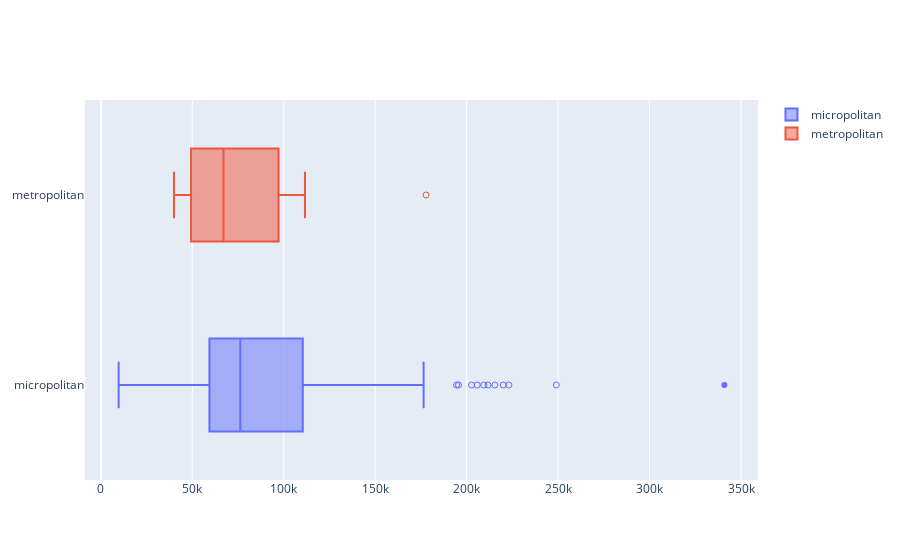

Source (notebook cell):
### Code cell
x0 = df_salary['wage'][df_salary['memi'] == 1]
x1 = df_salary['wage'][df_salary['memi'] == 2]
fig = go.Figure()
fig.add_trace(go.Box(x = x0,
            name = 'micropolitan',
            boxpoints = 'suspectedoutliers'
            ))
fig.add_trace(go.Box(x = x1,
            name = 'metropolitan',
            boxpoints = 'suspectedoutliers'
            ))
fig.show()

### Figure 1 — Plotly figure (JSON) as saved in the notebook; plotly's stock layout.template omitted (floating-point values rounded to 4 significant figures; data arrays with more than 128 entries replaced by an {"elided": "..."} marker saying what was removed)
{"data": [{"boxpoints": "suspectedoutliers", "name": "micropolitan", "type": "box", "x": {"elided": "227 float values"}}, {"boxpoints": "suspectedoutliers", "name": "metropolitan", "type": "box", "x": [110690, 40008, 49581, 48120, 72172, 43837, 177819, 107773, 107246, 111604, 87082, 82240, 81948, 70568, 63599, 59162, 50800.0, 52471, 49113, 45842]}], "layout": {}}
